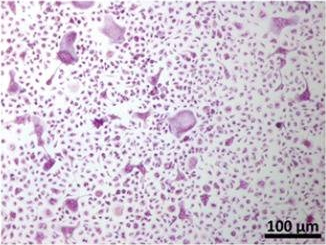
#> input picture data/33842604_1b.png, 326 x 245 px
$ python ransac.py
#> lines starting #> are read from the running program, lines starting #| are printed output that depends on the picture; long printed decimals are rounded
#> further down, image1 is the input picture: shape (245, 326, 3); mean B, G, R 213.5, 198.6, 210.5
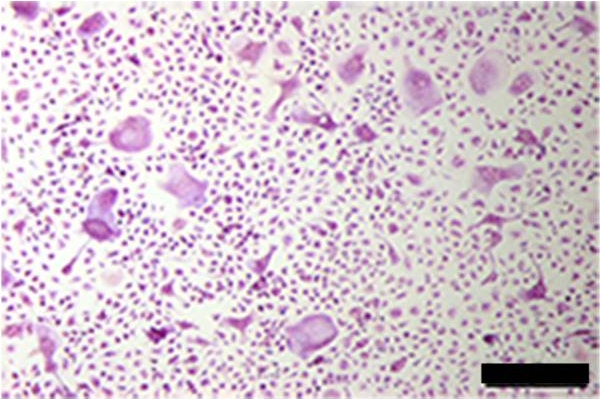
#> input picture data/35593299_3a.png, 600 x 399 px
#> further down, image2 is the input picture: shape (399, 600, 3); mean B, G, R 208.8, 196.7, 213.8
import cv2
import numpy as np
import matplotlib.pyplot as plt

image1_path = "data/33842604_1b.png"
image2_path = "data/35593299_3a.png"


# image1_path = "data/30867423_2d.png"
# image2_path = "data/30867423_6j.png"


def ransac(image1, image2):
    # 转换为灰度图像
    gray1 = cv2.cvtColor(image1, cv2.COLOR_BGR2GRAY)
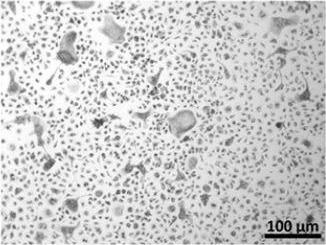
#> gray1: shape (245, 326); min 0, max 255, mean 203.9
    gray2 = cv2.cvtColor(image2, cv2.COLOR_BGR2GRAY)
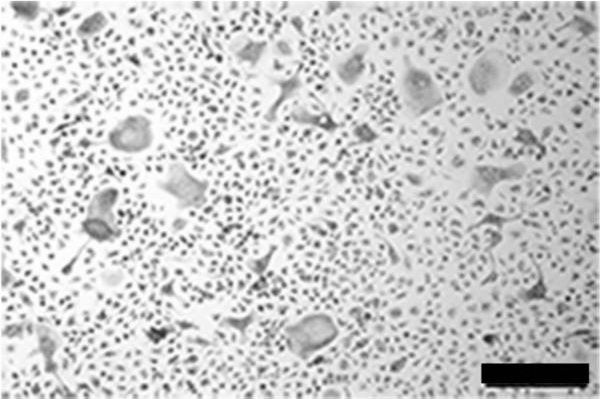
#> gray2: shape (399, 600); min 0, max 255, mean 203.2

    # 使用 SIFT 提取特征
    sift = cv2.SIFT_create()
    keypoints1, descriptors1 = sift.detectAndCompute(gray1, None)
#> keypoints1 = 3312 keypoints; strongest (x, y, size): (271, 222, 2.3), (300, 228, 1.8), (79, 22, 2.1), (279, 224, 1.9)
    keypoints2, descriptors2 = sift.detectAndCompute(gray2, None)
#> keypoints2 = 5275 keypoints; strongest (x, y, size): (123, 173, 3.7), (219, 58, 4.4), (144, 387, 4.3), (203, 156, 3.7)

    # 使用 FLANN 匹配器进行特征匹配
    index_params = dict(algorithm=1, trees=10)
    search_params = dict(checks=50)
    flann = cv2.FlannBasedMatcher(index_params, search_params)
    matches1 = flann.knnMatch(descriptors1, descriptors2, k=2)
#> matches1 = 3312 matches
    matches2 = flann.knnMatch(descriptors2, descriptors1, k=2)
#> matches2 = 5275 matches

    # 使用 Lowe 的比率测试来过滤匹配
    good_matches1 = []
    good_matches2 = []

    for m, n in matches1:
        if m.distance < 0.7 * n.distance:
            good_matches1.append(m)
#> after the loop, good_matches1 = 774 matches

    for m, n in matches2:
        if m.distance < 0.7 * n.distance:
            good_matches2.append(m)
#> after the loop, good_matches2 = 781 matches

    # 计算双向匹配的得分
    score1 = len(good_matches1)  # A -> B 的匹配得分
#> score1 = 774
    score2 = len(good_matches2)  # B -> A 的匹配得分
#> score2 = 781

    # 选择匹配得分较高的方向
    if score1 >= score2:
        good_matches = good_matches1
        keypoints_1 = keypoints1
        keypoints_2 = keypoints2
        image_1 = image1
        image_2 = image2
    else:
        good_matches = good_matches2
#> good_matches = 781 matches
        keypoints_1 = keypoints2
#> keypoints_1 has the same summary as keypoints2
        keypoints_2 = keypoints1
#> keypoints_2 has the same summary as keypoints1
        image_1 = image2
        image_2 = image1

    # 获取良好匹配的特征点坐标
    points1 = np.float32([keypoints_1[m.queryIdx].pt for m in good_matches])
#> points1 = 781 pairs, first value 3.22 to 570.2, second value 18.07 to 392.6
    points2 = np.float32([keypoints_2[m.trainIdx].pt for m in good_matches])
#> points2 = 781 pairs, first value 2.79 to 318.1, second value 6.77 to 242.1

    try:
        # 使用 RANSAC 估计单应性矩阵（Homography Matrix）
        H, mask = cv2.findHomography(points1, points2, cv2.RANSAC, 5.0)
#> H = [[0.548, 0.00614, 10.88], [-0.00104, 0.63, -86.85], [-5.62e-06, 3.24e-05, 1]]; mask = 781 values, max 1 at index 1, min 0 at index 0, mean 0.992

        # 通过 mask 筛选出符合单应性变换的点
        good_points = []
        for i, m in enumerate(good_matches):
            if mask[i]:  # 只保留符合 RANSAC 的点
                good_points.append(m)
#> after the loop, good_points = 775 matches
    except:
        good_points = []

    # 计算良好匹配点是否符合同一映射关系
    matching_ratio = len(good_points) / len(good_matches) if len(good_matches) > 0 else 0
#> matching_ratio = 0.992
    result = f"匹配的比例: {matching_ratio}"
#> result = '匹配的比例: 0.9923175416133163'
    # 绘制匹配的特征点
    result_image = cv2.drawMatches(image_1, keypoints_1, image_2, keypoints_2, good_points, None,
                                   flags=cv2.DrawMatchesFlags_NOT_DRAW_SINGLE_POINTS)
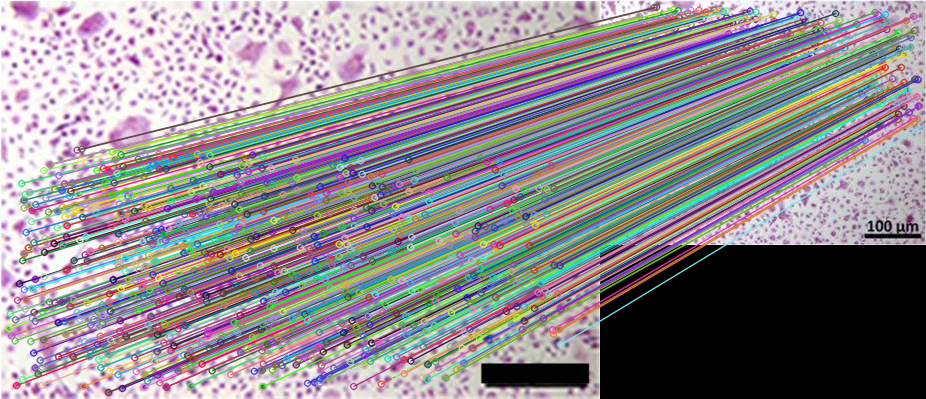
#> result_image: shape (399, 926, 3); mean B, G, R 141.8, 137.7, 143.1

    return result, result_image


if __name__ == "__main__":
    # 读取图像
    image1 = cv2.imread(image1_path)
    image2 = cv2.imread(image2_path)

    result, result_image = ransac(image1, image2)
#> result = '匹配的比例: 0.9923175416133163'
    print(result)
#| 匹配的比例: 0.9923

    # 显示匹配结果
    plt.figure(figsize=(10, 5))
    plt.imshow(cv2.cvtColor(result_image, cv2.COLOR_BGR2RGB))
    plt.title('Feature Matching with Homography')
    plt.show()
